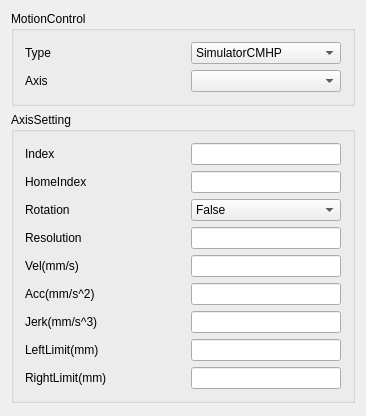
<?xml version="1.0" encoding="UTF-8"?>
<ui version="4.0">
 <class>Dialog_Setting_MotionControl</class>
 <widget class="QDialog" name="Dialog_Setting_MotionControl">
  <property name="geometry">
   <rect>
    <x>0</x>
    <y>0</y>
    <width>363</width>
    <height>416</height>
   </rect>
  </property>
  <property name="windowTitle">
   <string>Motion Control Setting</string>
  </property>
  <layout class="QVBoxLayout" name="verticalLayout">
   <item>
    <widget class="QGroupBox" name="groupBox_MotionControl">
     <property name="title">
      <string>MotionControl</string>
     </property>
     <layout class="QFormLayout" name="formLayout">
      <item row="0" column="0">
       <widget class="QLabel" name="label_MotionControl_Type">
        <property name="minimumSize">
         <size>
          <width>160</width>
          <height>0</height>
         </size>
        </property>
        <property name="text">
         <string>Type</string>
        </property>
       </widget>
      </item>
      <item row="0" column="1">
       <widget class="QComboBox" name="comboBox_MotionControl_sType">
        <property name="minimumSize">
         <size>
          <width>150</width>
          <height>0</height>
         </size>
        </property>
        <item>
         <property name="text">
          <string>SimulatorCMHP</string>
         </property>
        </item>
        <item>
         <property name="text">
          <string>ACSCMHP</string>
         </property>
        </item>
        <item>
         <property name="text">
          <string>GTN</string>
         </property>
        </item>
       </widget>
      </item>
      <item row="1" column="0">
       <widget class="QLabel" name="label_MotionControl_Axis">
        <property name="text">
         <string>Axis</string>
        </property>
       </widget>
      </item>
      <item row="1" column="1">
       <widget class="QComboBox" name="comboBox_MotionControl_sAxis"/>
      </item>
     </layout>
    </widget>
   </item>
   <item>
    <widget class="QGroupBox" name="groupBox_AxisSetting">
     <property name="title">
      <string>AxisSetting</string>
     </property>
     <layout class="QFormLayout" name="formLayout_2">
      <item row="0" column="0">
       <widget class="QLabel" name="label_AxisSetting_Index">
        <property name="minimumSize">
         <size>
          <width>160</width>
          <height>0</height>
         </size>
        </property>
        <property name="text">
         <string>Index</string>
        </property>
       </widget>
      </item>
      <item row="0" column="1">
       <widget class="QLineEdit" name="lineEdit_AxisSetting_iIndex"/>
      </item>
      <item row="2" column="0">
       <widget class="QLabel" name="label_AxisSetting_Rotation">
        <property name="text">
         <string>Rotation</string>
        </property>
       </widget>
      </item>
      <item row="2" column="1">
       <widget class="QComboBox" name="comboBox_AxisSetting_bRotation">
        <item>
         <property name="text">
          <string>False</string>
         </property>
        </item>
        <item>
         <property name="text">
          <string>True</string>
         </property>
        </item>
       </widget>
      </item>
      <item row="3" column="0">
       <widget class="QLabel" name="label_AxisSetting_Resolution">
        <property name="text">
         <string>Resolution</string>
        </property>
       </widget>
      </item>
      <item row="4" column="0">
       <widget class="QLabel" name="label_AxisSetting_Vel">
        <property name="text">
         <string>Vel(mm/s)</string>
        </property>
       </widget>
      </item>
      <item row="4" column="1">
       <widget class="QLineEdit" name="lineEdit_AxisSetting_fVel"/>
      </item>
      <item row="5" column="0">
       <widget class="QLabel" name="label_AxisSetting_Acc">
        <property name="text">
         <string>Acc(mm/s^2)</string>
        </property>
       </widget>
      </item>
      <item row="5" column="1">
       <widget class="QLineEdit" name="lineEdit_AxisSetting_fAcc"/>
      </item>
      <item row="6" column="0">
       <widget class="QLabel" name="label_AxisSetting_Jerk">
        <property name="text">
         <string>Jerk(mm/s^3)</string>
        </property>
       </widget>
      </item>
      <item row="6" column="1">
       <widget class="QLineEdit" name="lineEdit_AxisSetting_fJerk"/>
      </item>
      <item row="7" column="0">
       <widget class="QLabel" name="label_AxisSetting_LeftLimit">
        <property name="text">
         <string>LeftLimit(mm)</string>
        </property>
       </widget>
      </item>
      <item row="7" column="1">
       <widget class="QLineEdit" name="lineEdit_AxisSetting_fLeftLimit"/>
      </item>
      <item row="8" column="0">
       <widget class="QLabel" name="label_AxisSetting_RightLimit">
        <property name="text">
         <string>RightLimit(mm)</string>
        </property>
       </widget>
      </item>
      <item row="8" column="1">
       <widget class="QLineEdit" name="lineEdit_AxisSetting_fRightLimit">
        <property name="text">
         <string/>
        </property>
       </widget>
      </item>
      <item row="3" column="1">
       <widget class="QLineEdit" name="lineEdit_AxisSetting_fResolution"/>
      </item>
      <item row="1" column="0">
       <widget class="QLabel" name="label_AxisSetting_HomeIndex">
        <property name="text">
         <string>HomeIndex</string>
        </property>
       </widget>
      </item>
      <item row="1" column="1">
       <widget class="QLineEdit" name="lineEdit_AxisSetting_iHomeIndex"/>
      </item>
     </layout>
    </widget>
   </item>
   <item>
    <spacer name="verticalSpacer">
     <property name="orientation">
      <enum>Qt::Orientation::Vertical</enum>
     </property>
     <property name="sizeHint" stdset="0">
      <size>
       <width>20</width>
       <height>0</height>
      </size>
     </property>
    </spacer>
   </item>
  </layout>
 </widget>
 <layoutdefault spacing="6" margin="11"/>
 <resources/>
 <connections/>
</ui>
